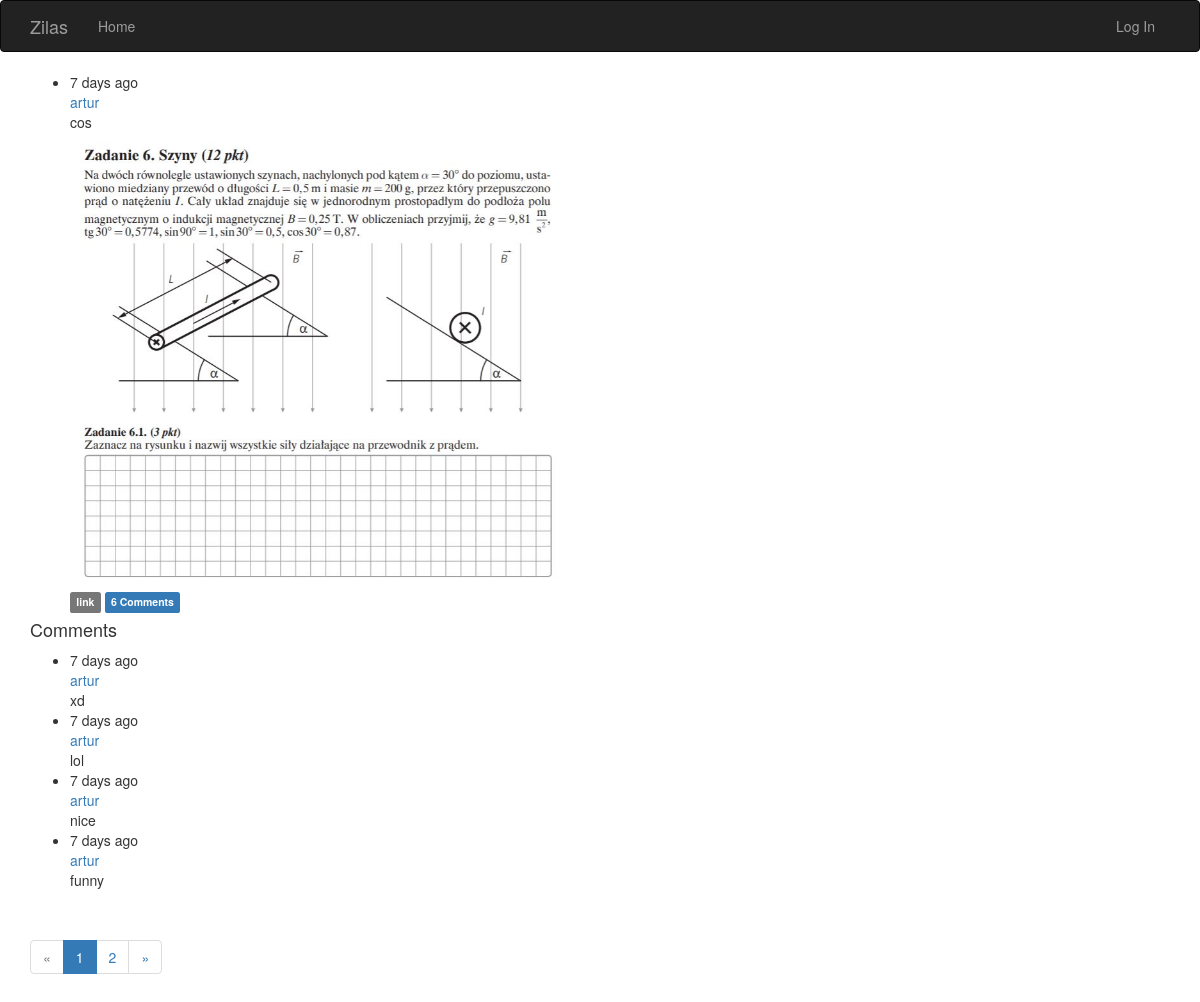
/post/1, run on the app's committed database.
### app/models/models.py (models this page shows, shortened)
class Post(db.Model):
    __tablename__ = 'posts'
    id = db.Column(db.Integer, primary_key=True)
    body = db.Column(db.Text)
    timestamp = db.Column(db.DateTime, index=True, default=datetime.datetime.utcnow)
    author_id = db.Column(db.Integer, db.ForeignKey('users.id'))
    picture_path = db.Column(db.String(128), unique=True, index=True)
    comments = db.relationship('Comment', backref='post', lazy='dynamic')

class User(UserMixin, db.Model):
    __tablename__ = 'users'
    id = db.Column(db.Integer, primary_key=True)
    email = db.Column(db.String(64), unique=True, index=True)
    username = db.Column(db.String(64), unique=True, index=True)
    role_id = db.Column(db.Integer, db.ForeignKey('roles.id'))
    password_hash = db.Column(db.String(128))
    confirmed = db.Column(db.Boolean, default=False)
    name = db.Column(db.String(64))
    location = db.Column(db.String(64))
    about_me = db.Column(db.Text())
    member_since = db.Column(db.DateTime(), default=datetime.datetime.utcnow)
    last_seen = db.Column(db.DateTime(), default=datetime.datetime.utcnow)
    posts = db.relationship('Post', backref='author', lazy='dynamic')
    followed = db.relationship('Follow', foreign_keys=[Follow.follower_id],
                               backref=db.backref('follower', lazy='joined'), lazy='dynamic',
                               cascade='all, delete-orphan')
    followers = db.relationship('Follow', foreign_keys=[Follow.followed_id],
                                backref=db.backref('followed', lazy='joined'), lazy='dynamic',
                                cascade='all, delete-orphan')
    comments = db.relationship('Comment', backref='author', lazy='dynamic')
    @property
    def password(self):
        raise AttributeError('Cannot read password attribute')

class Comment(db.Model):
    __tablename__ = 'comments'
    id = db.Column(db.Integer, primary_key=True)
    body = db.Column(db.Text)
    body_html = db.Column(db.Text)
    timestamp = db.Column(db.DateTime, index=True, default=datetime.datetime.utcnow)
    disabled = db.Column(db.Boolean)
    author_id = db.Column(db.Integer, db.ForeignKey('users.id'))
    post_id = db.Column(db.Integer, db.ForeignKey('posts.id'))

### app/main/views.py (the view)
@main.route('/post/<int:id>', methods=['GET', 'POST'])
def post(id):
    post = Post.query.get_or_404(id)
    form = CommentForm()
    if form.validate_on_submit():
        comment = Comment(body=form.body.data, post=post, author=current_user._get_current_object())
        db.session.add(comment)
        db.session.commit()
        flash('your comment has been added')
        return redirect(url_for('.post', id=post.id, page=-1))
    page = request.args.get('page', 1, type=int)
    if page == -1:
        page = (post.comments.count() - 1) // current_app.config['COMMENTS_PER_PAGE'] + 1
    pagination = post.comments.order_by(Comment.timestamp.asc()).paginate(
        page, per_page=current_app.config['COMMENTS_PER_PAGE'], error_out=False)
    comments = pagination.items
    return render_template('post.html', posts=[post], form=form, comments=comments, pagination=pagination)

### app/auth/views.py (called while the page is built)
@auth.before_app_request
def before_request():
    if current_user.is_authenticated:
        current_user.ping()
        if not current_user.confirmed \
                and request.blueprint != 'auth' and request.endpoint != 'static':
            return redirect(url_for('auth.unconfirmed'))

### app/main/__init__.py (called while the page is built)
@main.app_context_processor
def inject_permission():
    return dict(Permission=Permission)

### app/models/models.py (called while the page is built)
    def can(self, perm):
        return False

### app/templates/post.html (shortened to what this page needs)
{% extends "base.html" %}
{% import "bootstrap/wtf.html" as wtf %}
{% import "_macros.html" as macros %}
{% block page_content %}
{% include '_posts.html' %}
<h4 id="comments">Comments</h4>
{% include '_comments.html' %}
{% if pagination %}
<div class="pagination">
    {{ macros.pagination_widget(pagination, '.post', fragment='#comments', id=posts[0].id) }}
</div>
{% endif %}
{% endblock %}

### app/templates/_posts.html (shortened to what this page needs)
<ul class="posts">
    {% for post in posts %}
    <li class="post">
        <div class="post-content">
            <div class="post-date">{{ moment(post.timestamp).fromNow() }}</div>
            <div class="post-author"><a href="{{ url_for('.user', username=post.author.username) }}">{{ post.author.username }}</a></div>
            <div class="post-body">{{ post.body }}</div>
            <img class="post-img" width="500" src="{{ post.picture_path }}">
        </div>
        <div class="post-footer">
                <a href="{{ url_for('.post', id=post.id) }}">
                    <span class="label label-default">link</span>
                </a>
                <a href="{{ url_for('.post', id=post.id) }}#comments">
                    <span class="label label-primary">{{ post.comments.count() }} Comments</span>
                </a>
            </div>
    </li>
    {% endfor %}
</ul>

### app/templates/_comments.html (shortened to what this page needs)
<ul class="comments">
    {% for comment in comments %}
    <li class="comment">
        <div class="comment-content">
            <div class="comment-date">{{ moment(comment.timestamp).fromNow() }}</div>
            <div class="comment-author"><a href="{{ url_for('.user', username=comment.author.username) }}">{{ comment.author.username }}</a></div>
            <div class="comment-body">
                {% if moderate or not comment.disabled %}
                    {% if comment.body_html %}
                        {{ comment.body_html | safe }}
                    {% else %}
                        {{ comment.body }}
                    {% endif %}
                {% endif %}
            </div>
        </div>
    </li>
    {% endfor %}
</ul>

### data on the page
Post: timestamp "7 days ago", author.username "artur", body "cos", picture_path (picture), comments.count "6"
Comment: timestamp "7 days ago", author.username "artur", body_html "xd"
Comment: timestamp "7 days ago", author.username "artur", body_html "lol"
Comment: timestamp "7 days ago", author.username "artur", body_html "nice"
Comment: timestamp "7 days ago", author.username "artur", body_html "funny"

### other printed values
{{ p }} "1"
{{ p }} "2"
